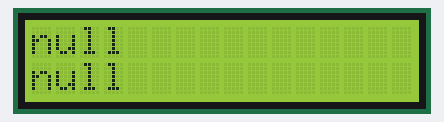
This sketch was run on a simulated ESP32. Parts: 16×2 character LCD. WiFi joins after 1.5 s; servers stay silent unless stated; what the sketch prints to the serial monitor is not drawn.

Above: at 1.91 s.

The sketch:

main.ino
```cpp
#include <WiFi.h>
#include <HTTPClient.h>
#include <Arduino_JSON.h>
#include <LiquidCrystal.h>

LiquidCrystal lcd(19, 23, 18, 17, 16, 15);

const char* ssid = "Galaxy M218905";
const char* password = "whui4989";

const char* serverName = "http://firebaseapi1.pythonanywhere.com/fetchFromFirebase";

String serverResp;
String serverRespArr[2];

void setup() {
  Serial.begin(115200);

  WiFi.begin(ssid, password);
  Serial.println("Connecting");
  while(WiFi.status() != WL_CONNECTED) {
    delay(500);
    Serial.print(".");
  }
  Serial.println("");
  Serial.print("Connected to WiFi network with IP Address: ");

  lcd.begin(16, 2);
 }

void loop() {

    //Check WiFi connection status
    if(WiFi.status()== WL_CONNECTED){

      serverResp = httpGETRequest(serverName);
      Serial.println(serverResp);
      JSONVar myObject = JSON.parse(serverResp);

      // JSON.typeof(jsonVar) can be used to get the type of the var
      if (JSON.typeof(myObject) == "undefined") {
        Serial.println("Parsing input failed!");
        return;
      }

      Serial.print("JSON object = ");
      Serial.println(myObject);

      // myObject.keys() can be used to get an array of all the keys in the object
      JSONVar keys = myObject.keys();
//
//      for (int i = 0; i < keys.length(); i++) {
//        JSONVar value = myObject[keys[i]];
//        Serial.print(keys[i]);
//        Serial.print(" = ");
//        Serial.println(value);
//        serverRespArr[i] = double(value);
//      }

      JSONVar display_text = myObject[keys[0]];

      JSONVar time_table = myObject[keys[1]];


//      Serial.print("1 = ");
//      Serial.println(sensorReadingsArr[0]);
//      Serial.print("2 = ");
//      Serial.println(sensorReadingsArr[1]);
//      Serial.print("3 = ");
//      Serial.println(sensorReadingsArr[2]);
//    }
//    else {
//      Serial.println("WiFi Disconnected");
//    }
//    lastTime = millis();

  lcd.print(display_text[0]);
  lcd.setCursor(0, 1);
  lcd.print(time_table);
  Serial.println(display_text[0]);
  Serial.println(time_table);


  }
  delay(100);
}

String httpGETRequest(const char* serverName) {
  WiFiClient client;
  HTTPClient http;

  // Your Domain name with URL path or IP address with path
  http.begin(client, serverName);

  // Send HTTP POST request
  int httpResponseCode = http.GET();

  String payload = "{}";

  if (httpResponseCode>0) {
    Serial.print("HTTP Response code: ");
    Serial.println(httpResponseCode);
    payload = http.getString();
  }
  else {
    Serial.print("Error code: ");
    Serial.println(httpResponseCode);
  }
  // Free resources
  http.end();

  return payload;
}
```
